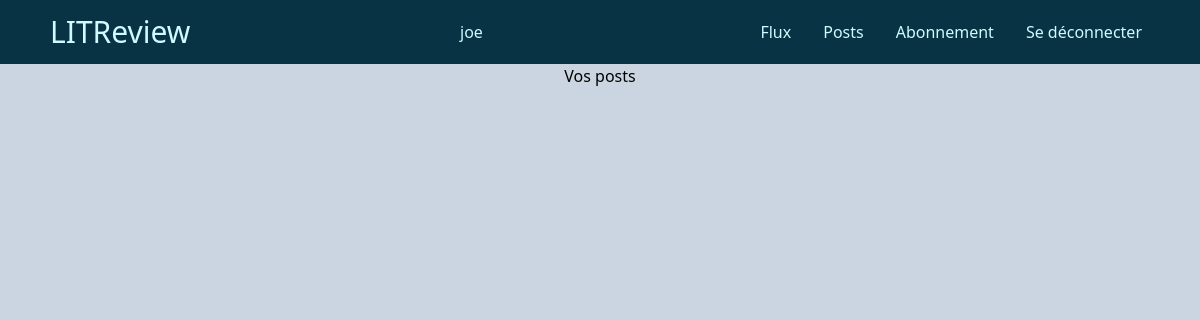
/review/posts/ (signed in), run on an earlier commit of the app's database.
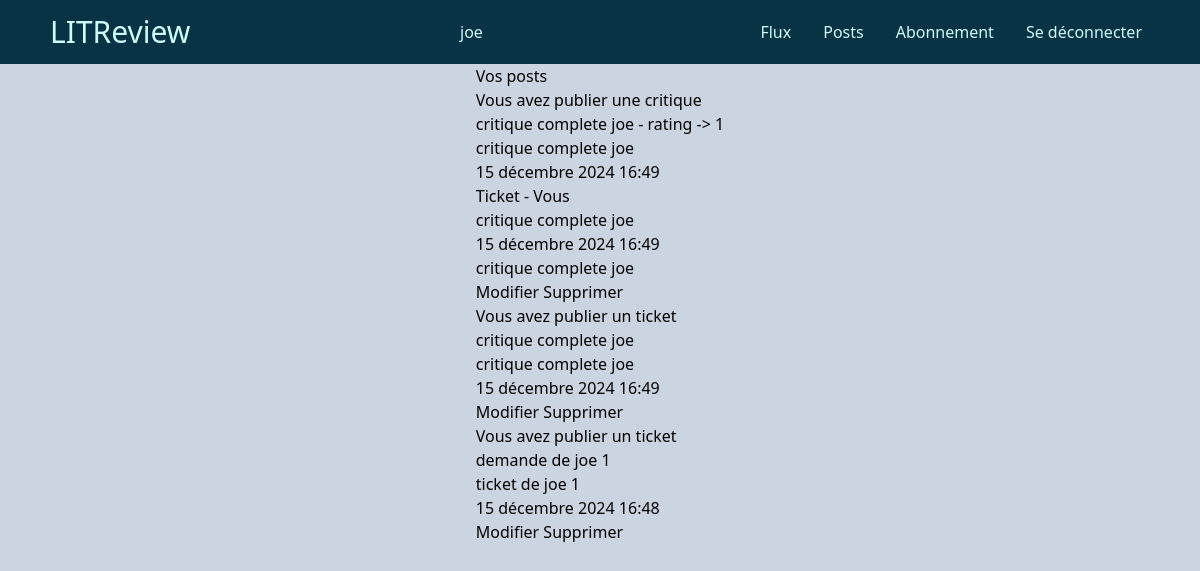
And on a later commit of the database.
### authentication/models.py (models this page shows, shortened)
class User(AbstractBaseUser, PermissionsMixin):
    username = models.CharField(max_length=20, unique=True)
    is_active = models.BooleanField(default=True)
    is_superuser = models.BooleanField(default=False)
    is_staff = models.BooleanField(default=False)
    date_joined = models.DateTimeField(default=timezone.now)
    last_login = models.DateTimeField(blank=True, null=True)
    objects = CustomUserManager()
    USERNAME_FIELD = 'username'
    REQUIRED_FIELDS = []

### review/models.py (models this page shows, shortened)
class Review(models.Model):
    ticket = models.ForeignKey(to=Ticket, on_delete=models.CASCADE)
    rating = models.PositiveSmallIntegerField(validators=[MinValueValidator(0), MaxValueValidator(5)])
    headline = models.CharField(max_length=128)
    body = models.CharField(max_length=8192, blank=True)
    user = models.ForeignKey(to=settings.AUTH_USER_MODEL, on_delete=models.CASCADE)
    time_created = models.DateTimeField(auto_now_add=True)

class Ticket(models.Model):
    title = models.CharField(max_length=128)
    description = models.CharField(max_length=2048, blank=True)
    user = models.ForeignKey(to=settings.AUTH_USER_MODEL, on_delete=models.CASCADE)
    image = models.ImageField(null=True, blank=True)
    time_created = models.DateTimeField(auto_now_add=True)

### review/views.py (the view)
# urls.py: path('posts/', views.PostsView.as_view(), name='posts'),
class PostsView(LoginRequiredMixin, View):
    template = 'review/posts.html'
    ticket_class = models.Ticket
    review_class = models.Review
    def get(self, request):
        tickets = self.ticket_class.objects.filter(user=request.user)
        tickets = tickets.annotate(content_type=Value('TICKET', CharField()))
        reviews = self.review_class.objects.filter(user=request.user)
        reviews = reviews.annotate(content_type=Value('REVIEW', CharField()))
        posts = sorted(
            chain(tickets, reviews),
            key=lambda post: post.time_created,
            reverse=True
        )
        return render(request, self.template, context={'posts': posts})

### review/templates/review/posts.html
{% extends 'base.html' %}
{% block content %}
    <div>
        <h2>Vos posts</h2>
        {% for post in posts %}
            <div class="cadre">
                {% if post.content_type == 'TICKET' %}
                {% include 'review/partials/ticket_snippet.html' %}
                {% elif post.content_type == 'REVIEW' %}
                {% include 'review/partials/review_snippet.html' %}
                {% endif %}
                <a href="{% url 'update' content_type=post.content_type|lower id=post.id %}">Modifier</a>
                <a href="{% url 'delete' content_type=post.content_type|lower id=post.id %}">Supprimer</a>
            </div>
        {% endfor %}
    </div>
{% endblock %}

### templates/base.html (shortened to what this page needs)
<!DOCTYPE html>
<html lang="en">
<head>
    <link rel="stylesheet" href="/static/css/output.css">
</head>
<body class="bg-slate-300">
    <nav class="flex bg-cyan-950 w-full justify-center h-16" >
        <div class="flex justify-between items-center xl:w-2/3 lg:w-11/12 text-cyan-100">
            <h1 class="text-3xl">LITReview</h1>
            {% if user.is_authenticated %}
            <p>{{ user }}</p>
            <ul class="flex gap-4">
                <li>
                    <a href="{% url 'flux' %}" class="px-2 hover:text-cyan-400">Flux</a>
                </li>
                <li>
                    <a href="{% url 'posts' %}" class="px-2 hover:text-cyan-400">Posts</a>
                </li>
                <li>
                    <a href="{% url 'follows' %}" class="px-2 hover:text-cyan-400">Abonnement</a>
                </li>
                <li>
                    <a href="{% url 'logout' %}" class="px-2 hover:text-cyan-400">Se déconnecter</a>
                </li>
            </ul>
            {% endif %}
        </div>
    </nav>
    <section class="flex justify-center w-full">
        <div class="flex flex-col items-center xl:w-2/3 lg:w-11/12">
            {% block content %}{% endblock %}
        </div>
    </section>
</body>
</html>

### review/templates/review/partials/review_snippet.html (shortened to what this page needs)
<div class="head_left">
    <p>Vous avez publier une critique</p>
    <p>{{ post.headline }} - rating -> {{ post.rating }}</p>
    <p>{{ post.body }}</p>
</div>
<p>{{ post.time_created }}</p>
<div class="ticket">
    <p>Ticket - Vous</p>
    <p>{{ post.ticket.title }}</p>
    <p>{{ post.ticket.time_created }}</p>
    <p>{{ post.ticket.description }}</p>
</div>

### review/templates/review/partials/ticket_snippet.html (shortened to what this page needs)
<div class="head_left">
    {% if post.user == user %}
    <p>Vous avez publier un ticket</p>
    {% else %}
    <p>Ticket - {{ post.user }}</p>
    {% endif %}
    <p>{{ post.title }}</p>
    <p>{{ post.description }}</p>
</div>
<p>{{ post.time_created }}</p>

What changed in the data, as far as the page shows it:
added Review: headline "critique complete joe", rating "1", body "critique complete joe", time_created "15 décembre 2024 16:49", ticket "critique complete joe", ticket.time_created "15 décembre 2024 16:49", ticket.description "critique complete joe"
added Ticket: shows "Vous avez publier un ticket", title "critique complete joe", description "critique complete joe", time_created "15 décembre 2024 16:49"
added Ticket: shows "Vous avez publier un ticket", title "demande de joe 1", description "ticket de joe 1", time_created "15 décembre 2024 16:48"
